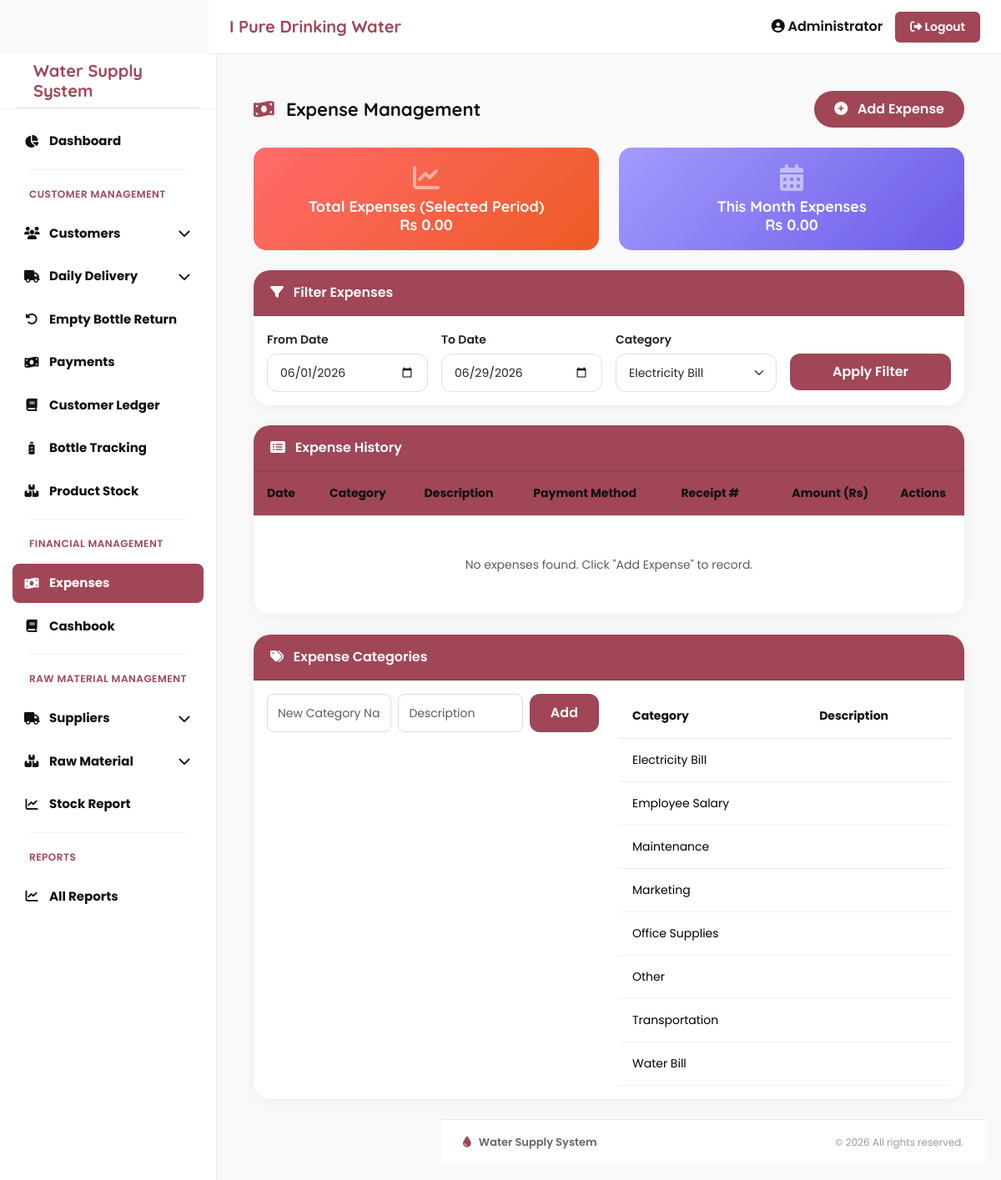
Page /pages/expenses.php?category=1 (signed in) on the committed database.
### tables this page shows
CREATE TABLE IF NOT EXISTS `expense_categories` (
    `id` INT(11) NOT NULL AUTO_INCREMENT,
    `category_name` VARCHAR(200) NOT NULL,
    `description` TEXT DEFAULT NULL,
    `created_datetime` DATETIME NOT NULL DEFAULT CURRENT_TIMESTAMP,
    PRIMARY KEY (`id`)
);

### pages/expenses.php (the view, shortened to what this page needs)
<?php
require_once '../includes/db.php';
$from_date = isset($_GET['from_date']) ? $_GET['from_date'] : date('Y-m-01');
$to_date = isset($_GET['to_date']) ? $_GET['to_date'] : date('Y-m-d');
$category_filter = isset($_GET['category']) ? intval($_GET['category']) : 0;
$where = "WHERE DATE(expense_date) BETWEEN '$from_date' AND '$to_date'";
if($category_filter > 0) {
    $cat_name = mysqli_fetch_assoc(mysqli_query($conn, "SELECT category_name FROM expense_categories WHERE id=$category_filter"))['category_name'];
    $where .= " AND expense_category = '$cat_name'";
}
$expenses = mysqli_query($conn, "SELECT * FROM expenses $where ORDER BY expense_date DESC");
$total_expenses = mysqli_fetch_assoc(mysqli_query($conn, "SELECT COALESCE(SUM(amount),0) as total FROM expenses $where"))['total'];
$monthly_total = mysqli_fetch_assoc(mysqli_query($conn, "SELECT COALESCE(SUM(amount),0) as total FROM expenses WHERE MONTH(expense_date)=MONTH(CURDATE())"))['total'];
?>
<?php include '../includes/header.php'; ?>
<div class="main-wrapper">
<div class="container-fluid p-4">
    <div class="d-flex flex-wrap justify-content-between align-items-center mb-4">
        <h2 class="page-heading mb-2 mb-sm-0">
            <i class="fas fa-money-bill-wave me-2" style="color: #A04657;"></i> Expense Management
        </h2>
        <button class="btn btn-primary rounded-pill px-4" data-bs-toggle="modal" data-bs-target="#addExpenseModal">
            <i class="fas fa-plus-circle me-2"></i> Add Expense
        </button>
    </div>
    <div class="row g-4 mb-4">
        <div class="col-md-6">
            <div class="summary-card total">
                <i class="fas fa-chart-line fa-2x mb-2 opacity-50"></i>
                <h5>Total Expenses (Selected Period)</h5>
                <h2 class="mb-0">Rs <?php echo number_format($total_expenses, 2); ?></h2>
            </div>
        </div>
        <div class="col-md-6">
            <div class="summary-card monthly">
                <i class="fas fa-calendar-alt fa-2x mb-2 opacity-50"></i>
                <h5>This Month Expenses</h5>
                <h2 class="mb-0">Rs <?php echo number_format($monthly_total, 2); ?></h2>
            </div>
        </div>
    </div>
    <div class="card expense-card mb-4">
        <div class="card-header">
            <i class="fas fa-filter me-2"></i> Filter Expenses
        </div>
        <div class="card-body">
            <form method="GET" class="row g-3">
                <div class="col-md-3">
                    <label class="form-label">From Date</label>
                    <input type="date" name="from_date" class="form-control filter-control" value="<?php echo $from_date; ?>">
                </div>
                <div class="col-md-3">
                    <label class="form-label">To Date</label>
                    <input type="date" name="to_date" class="form-control filter-control" value="<?php echo $to_date; ?>">
                </div>
                <div class="col-md-3">
                    <label class="form-label">Category</label>
                    <select name="category" class="form-select filter-control">
                        <?php
                        $cats = mysqli_query($conn, "SELECT * FROM expense_categories ORDER BY category_name");
                        while($cat = mysqli_fetch_assoc($cats)): ?>
                            <option value="<?php echo $cat['id']; ?>" <?php echo ($category_filter == $cat['id']) ? 'selected' : ''; ?>>
                                <?php echo htmlspecialchars($cat['category_name']); ?>
                            </option>
                        <?php endwhile; ?>
                    </select>
                </div>
                <div class="col-md-3">
                    <label class="form-label">&nbsp;</label>
                    <button type="submit" class="btn btn-primary-custom w-100">Apply Filter</button>
                </div>
            </form>
        </div>
    </div>
    <div class="card expense-card">
        <div class="card-header">
            <i class="fas fa-list-alt me-2"></i> Expense History
        </div>
        <div class="card-body p-0">
            <div class="table-responsive">
                <table class="table expense-table mb-0">
                    <thead>
                        <tr>
                            <th>Date</th>
                            <th>Category</th>
                            <th>Description</th>
                            <th>Payment Method</th>
                            <th>Receipt #</th>
                            <th class="text-end">Amount (Rs)</th>
                            <th class="text-center">Actions</th>
                        </tr>
                    </thead>
                    <tbody>
                        <?php if(mysqli_num_rows($expenses) > 0): ?>
                            <?php while($e = mysqli_fetch_assoc($expenses)): ?>
                                <tr>
                                    <td><?php echo date('d-m-Y', strtotime($e['expense_date'])); ?></td>
                                    <td><span class="badge bg-secondary"><?php echo htmlspecialchars($e['expense_category']); ?></span></td>
                                    <td><?php echo htmlspecialchars($e['description']); ?></td>
                                    <td><?php echo $e['payment_method']; ?></td>
                                    <td><?php echo $e['receipt_no'] ?: '—'; ?></td>
                                    <td class="text-end text-danger fw-bold">Rs <?php echo number_format($e['amount'], 2); ?></td>
                                    <td class="text-center">
                                        <a href="?delete=<?php echo $e['id']; ?>" class="btn btn-sm btn-outline-danger rounded-circle" onclick="return confirm('Delete this expense?')">
                                            <i class="fas fa-trash-alt"></i>
                                        </a>
                                    </td>
                                </tr>
                            <?php endwhile; ?>
                        <?php else: ?>
                            <tr><td colspan="7" class="text-center py-5 text-muted">No expenses found. Click "Add Expense" to record.<?php endif; ?>
                    </tbody>
                </table>
            </div>
        </div>
    </div>
    <div class="card expense-card mt-4">
        <div class="card-header">
            <i class="fas fa-tags me-2"></i> Expense Categories
        </div>
        <div class="card-body">
            <div class="row">
                <div class="col-md-6">
                    <form method="POST" class="d-flex gap-2">
                        <input type="text" name="category_name" class="form-control" placeholder="New Category Name" required>
                        <input type="text" name="cat_description" class="form-control" placeholder="Description">
                        <button type="submit" name="add_category" class="btn btn-primary-custom">Add</button>
                    </form>
                </div>
                <div class="col-md-6">
                    <div class="table-responsive">
                        <table class="table table-sm">
                            <thead><tr><th>Category</th><th>Description</th></tr></thead>
                            <tbody>
                                <?php
                                $all_cats = mysqli_query($conn, "SELECT * FROM expense_categories ORDER BY category_name");
                                while($cat = mysqli_fetch_assoc($all_cats)): ?>
                                    <tr><td><?php echo htmlspecialchars($cat['category_name']); ?></td><td><?php echo htmlspecialchars($cat['description']); ?></td></tr>
                                <?php endwhile; ?>
                            </tbody>
                        </table>
                    </div>
                </div>
            </div>
        </div>
    </div>
</div>
<?php include '../includes/footer.php'; ?>

### assets/css/style.css (style rules this page uses)
:root { --primary:#A04657; --primary-dark:#872f40; --primary-light:#c96b7e; --white:#ffffff; --light:#f7f7f7; --border:#e9e9e9; --text:#111111; --text-light:#666666; --sidebar-width:250px; --header-height:65px; --radius:10px; --transition:0.3s ease; }
* { margin:0; padding:0; box-sizing:border-box; }
body { font-family:'Poppins',sans-serif; background:#f9f9f9; color:var(--text); font-size:16px; overflow-x:hidden; display:flex; flex-direction:column; min-height:100vh; }
h1,h2,h3,h4,h5,h6 { font-family:'Quicksand',sans-serif; font-weight:700; font-size:18px; margin:0; }
.page-heading { font-size:22px; color:#111; font-weight:700; }
.card { border:none; border-radius:12px; background:#fff; box-shadow:0 2px 10px rgba(0,0,0,0.04); transition:var(--transition); }
.btn { border-radius:8px; font-weight:600; padding:10px 18px; transition:var(--transition); }
.btn-primary { background:var(--primary); border:none; }
.rounded-pill { border-radius:50px !important; }
.table { margin:0; vertical-align:middle; }
.table thead { background:#fafafa; }
.table thead th { padding:16px; font-size:14px; font-weight:700; color:#111; border-bottom:1px solid var(--border); }
.table tbody td { padding:15px 16px; font-size:14px; border-bottom:1px solid #f1f1f1; }
.form-control, .form-select { height:46px; border:1px solid #ddd; border-radius:8px; font-size:14px; transition:var(--transition); }
.form-label { font-size:14px; font-weight:600; margin-bottom:6px; }

### pages/expenses.php (style rules this page uses)
.expense-card { border-radius: 20px; border: none; box-shadow: 0 2px 15px rgba(0,0,0,0.05); overflow: hidden; }
.expense-card .card-header { background: #A04657; color: white; padding: 15px 20px; font-weight: 600; }
.summary-card { border-radius: 15px; padding: 20px; text-align: center; transition: transform 0.2s; }
.summary-card.total { background: linear-gradient(135deg, #ff6b6b 0%, #ee5a24 100%); color: white; }
.summary-card.monthly { background: linear-gradient(135deg, #a29bfe 0%, #6c5ce7 100%); color: white; }
.filter-control { border-radius: 12px; border: 1px solid #e0e0e0; padding: 10px 15px; }
.btn-primary-custom { background: #A04657; color: white; border-radius: 12px; padding: 10px 25px; border: none; }
.expense-table th { background: #A04657; color: white; font-weight: 600; font-size: 13px; padding: 12px; }
.expense-table td { padding: 10px; vertical-align: middle; font-size: 13px; }

### rows in the picture
expense_categories: category_name "Electricity Bill"
expense_categories: category_name "Employee Salary"
expense_categories: category_name "Maintenance"
expense_categories: category_name "Marketing"
expense_categories: category_name "Office Supplies"
expense_categories: category_name "Other"
expense_categories: category_name "Transportation"
expense_categories: category_name "Water Bill"

### other values in the picture
$company_name "I Pure Drinking Water"
$admin_name "Administrator"
$software_name "Water Supply System"
$total_expenses "0.00"
$monthly_total "0.00"
$footer_text "Water Supply System"
form field category "Electricity Bill"
